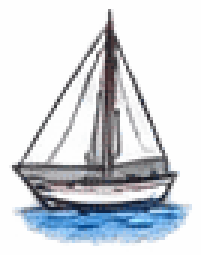
#> input picture assets/master/baat/fram-x.png, 67 x 85 px (shown 3 times larger); its folder holds only this picture in this run
$ python extract_master.py ../assets/master/baat/fram-x.png
#> lines starting #> are read from the running program, lines starting #| are printed output that depends on the picture; after the words box and inside, x2 and y2 are one past the last pixel; in counts of white or black regions, pixels touching at a corner belong together
### tools/slice_sheets.py
"""Skjer ressurs-arka opp i einskilde sprites med gjennomsiktig bakgrunn.

Arka er teikningar på papir. Vi finn kvar teikning ved å utvide blekket til
samanhengande flekkar, og skriv ut ein trimma PNG per flekk.
"""
import json
import sys
from pathlib import Path

import numpy as np
from PIL import Image

SCALE = 4  # nedskalering før flekk-søk


def mask_of(im, thr=243):
#> called with thr = 243
    a = np.asarray(im.convert('RGB')).astype(np.int16)
    # blekk = alt som ikkje er nær papirkvitt
    return a.min(axis=2) < thr
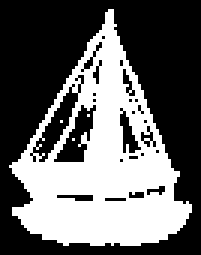
#> returned value: shape (85, 67) bool (shown 3 times larger); 40% white; 4 white regions (3 under 20 px), largest, box (x1, y1, x2, y2) and area: (3, 3, 64, 82) 2275


def block_max(m, k):
#> called with k = 4
    h, w = m.shape
    h2, w2 = h // k * k, w // k * k
    return m[:h2, :w2].reshape(h2 // k, k, w2 // k, k).max(axis=(1, 3))


def dilate(m, n):
#> called with m = array of shape (21, 16), n = 0
    for _ in range(n):
        out = m.copy()
        out[1:, :] |= m[:-1, :]
        out[:-1, :] |= m[1:, :]
        out[:, 1:] |= m[:, :-1]
        out[:, :-1] |= m[:, 1:]
        m = out
#> this loop made 0 passes
    return m


def components(m):
    """Enkel flood fill; m er lita, så dette held."""
    h, w = m.shape
#> h = 21; w = 16
    lab = np.zeros((h, w), np.int32)
    boxes = []
    cur = 0
#> cur = 0
    for y0 in range(h):
        for x0 in range(w):
            if not m[y0, x0] or lab[y0, x0]:
                continue
            cur += 1
            stack = [(y0, x0)]
            lab[y0, x0] = cur
            miny = maxy = y0
            minx = maxx = x0
            n = 0
            while stack:
                y, x = stack.pop()
                n += 1
                if y < miny: miny = y
                if y > maxy: maxy = y
                if x < minx: minx = x
                if x > maxx: maxx = x
                for dy, dx in ((1, 0), (-1, 0), (0, 1), (0, -1)):
                    ny, nx = y + dy, x + dx
                    if 0 <= ny < h and 0 <= nx < w and m[ny, nx] and not lab[ny, nx]:
                        lab[ny, nx] = cur
                        stack.append((ny, nx))
            boxes.append({'id': cur, 'box': (minx, miny, maxx, maxy), 'px': n})
    return boxes


def tight(mask, box, pad=3):
    x0, y0, x1, y1 = box
    sub = mask[y0:y1 + 1, x0:x1 + 1]
    ys = np.where(sub.any(axis=1))[0]
    xs = np.where(sub.any(axis=0))[0]
    if not len(ys) or not len(xs):
        return None
    b = (int(x0 + xs[0] - pad), int(y0 + ys[0] - pad), int(x0 + xs[-1] + 1 + pad), int(y0 + ys[-1] + 1 + pad))
    return (max(0, b[0]), max(0, b[1]), min(mask.shape[1], b[2]), min(mask.shape[0], b[3]))


def find_parts(path, grow=3, min_px=60):
    im = Image.open(path).convert('RGB')
    mask = mask_of(im)
    small = dilate(block_max(mask, SCALE), grow)
    parts = []
    for c in components(small):
        if c['px'] < min_px:
            continue
        x0, y0, x1, y1 = c['box']
        b = tight(mask, (x0 * SCALE, y0 * SCALE, min(mask.shape[1] - 1, (x1 + 1) * SCALE), min(mask.shape[0] - 1, (y1 + 1) * SCALE)))
        if b:
            parts.append({'box': b, 'w': b[2] - b[0], 'h': b[3] - b[1], 'px': int(c['px'])})
#> this loop made 1 pass
#> (c, b) on pass 1: ({'id': 1, 'box': (0, 0, 15, 20), 'px': 199}, (0, 0, 67, 85))
#> pass 1, in tight, `sub = mask[y0:y1 + 1, x0:x1 + 1]`:
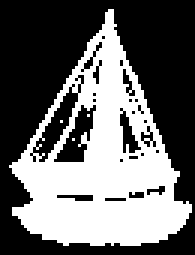
#> sub: shape (85, 65) bool (shown 3 times larger); 41.2% white; 4 white regions (3 under 20 px), largest, box (x1, y1, x2, y2) and area: (3, 3, 64, 82) 2275
#> after the loop, parts = 1 item
    # les i rader: sorter på y, grupper, så på x
    parts.sort(key=lambda p: p['box'][1])
    rows = []
    for p in parts:
        placed = False
        for r in rows:
            if abs(p['box'][1] - r[0]['box'][1]) < 70:
                r.append(p)
                placed = True
                break
        if not placed:
            rows.append([p])
#> this loop made 1 pass
#> p on pass 1: {'box': (0, 0, 67, 85), 'w': 67, 'h': 85, 'px': 199}
#> after the loop, rows = 1 item
    ordered = []
    for r in rows:
        r.sort(key=lambda p: p['box'][0])
        ordered.extend(r)
#> this loop made 1 pass
#> after the loop, ordered = 1 item
    return im, mask, ordered


# [23 lines left out: functions cut, debug_sheet, not called in this run]


# [6 lines that do not run on import are left out]

### tools/extract_assets.py
"""Skjer dei fem ressurs-arka opp i namngjevne sprites med gjennomsiktig papir.

Bilettekstane under kvar teikning blir kutta vekk, og ramma og overskrifta
blir hoppa over. Resultatet hamnar i assets/ saman med eit manifest.
"""
import json
import sys
from pathlib import Path

import numpy as np
from PIL import Image

sys.path.insert(0, str(Path(__file__).parent))
from slice_sheets import mask_of, find_parts, cut  # noqa: E402

OUT = Path('assets')

SHEETS = {
    'objekt': {
        'file': '2dfe518b-image.png',
        'names': [
            'krone', 'stokk', 'gummistovel', 'hjarte', 'stjerne',
            'mikrofon', 'talarstol', 'statsradsmappe', 'flagg', 'medalje',
            'skraband', 'paraply', 'mobil', 'avis', 'seglarhanske',
            'sira', 'kongeskipet', 'pacemaker', 'kaffikopp', 'blomsterbukett',
        ],
    },
    'folk': {
        'file': 'b5c59fd1-image.png',
        'names': [
            'barn', 'eldre-dame', 'mann-med-flagg', 'turist', 'ungdom', 'bunadperson',
            'skeptikar', 'jublande', 'fotograf', 'to-barn', 'eldre-herre', 'oslobuar',
            'bolgjer', 'applaus', 'hjarte-lite', 'tommel-opp', 'tommel-ned',
            'svettedrope', 'sinne-sky', 'smilefjes',
            'vinkehand', 'balkong', 'lite-flagg', 'hurra',
        ],
    },
    'fiende': {
        'file': 'eb048156-image.png',
        'names': [
            'journalist', 'paparazzi', 'avisframside', 'tv-debatt',
            'kommentarfelt', 'demonstrant', 'republikanar', 'sladrespalte',
            'some-storm', 'kongehusbrak', 'skandalesky', 'regnstorm',
            'vakt', 'radgivar', 'sjaman', 'utropsteikn',
        ],
    },
    'ui': {
        'file': '2bbeef06-image.png',
        'names': [
            'logo', 'startknapp', 'vinkknapp',
            'pause', 'restart', 'innstillingar', 'lyd-pa', 'lyd-av',
            'panel-feil', 'panel-ok',
            'folk-lag', 'folk-middels', 'folk-hog',
            'verd-lag', 'verd-middels', 'verd-hog',
            'arstal', 'poeng', 'taleboble', 'tankeboble', 'lasting',
            # dei to siste hjarta i rada står så tett at dei blir eitt utsnitt
            'liv-full', 'liv-full2', 'liv-par', 'liv-tom', 'liv-tom2',
        ],
    },
    'harald': {
        'file': '28525ffe-image.png',
        'names': [
            'harald-baby', 'harald-barn', 'harald-prins', 'harald-galla', 'harald-vinkar', 'harald-talarstol',
            'harald-gaar-venstre', 'harald-gaar-hogre', 'harald-bekymra', 'harald-glad', 'harald-stovlar', 'harald-stokk',
            'harald-gamal', 'harald-balkong', 'harald-sira', 'harald-avis', 'harald-siger', 'harald-gameover',
        ],
    },
    'hero': {
        'file': '0bf9ad44-image.png',
        'names': None,  # heile banneret, pluss dei største bitane
    },
}


# Nokre målar-utsnitt fekk med seg overskrifta over teikninga.
BOX_OVERRIDE = {
    'folk-hog': (688, 858, 955, 949),
    'verd-lag': (86, 1024, 320, 1153),
    'verd-middels': (405, 1030, 631, 1156),
}

HERO_CROPS = {
    'harald': (628, 196, 1046, 912),
    'folkemengd': (1000, 620, 1330, 830),
    'paparazzi-flokk': (1052, 196, 1352, 420),
}


# [14 lines left out: function is_caption, not called in this run]


def row_gaps(mask, box, min_gap=4):
    x0, y0, x1, y1 = box
    rows = mask[y0:y1, x0:x1].any(axis=1)
    gaps = []
    run = 0
    for i, r in enumerate(rows):
        if not r:
            run += 1
        else:
            if run >= min_gap:
                gaps.append((i - run, i))
            run = 0
    return gaps


def strip_caption(im, mask, box):
    """Kutt vekk tekstlinjer som heng over eller under teikninga."""
    for _ in range(3):
        x0, y0, x1, y1 = box
        gaps = row_gaps(mask, box)
        if not gaps:
            break
        changed = False
        # tekst under
        for g0, g1 in reversed(gaps):
            tail = (x0, y0 + g1, x1, y1)
            if (y1 - (y0 + g1)) <= 90 and is_caption(im, mask, tail):
                box = (x0, y0, x1, y0 + g0)
                changed = True
                break
        if changed:
            continue
        # tekst over
        x0, y0, x1, y1 = box
        for g0, g1 in gaps:
            head = (x0, y0, x1, y0 + g0)
            if g0 <= 90 and is_caption(im, mask, head):
                box = (x0, y0 + g1, x1, y1)
                changed = True
                break
        if not changed:
            break
    return box


# [4 lines left out: function gap_between, not called in this run]


def merge_fragments(boxes, near=18, small=6000):
    """Sy saman bitar som openbert høyrer til same teikning."""
    boxes = list(boxes)
    changed = True
    while changed:
        changed = False
        for i in range(len(boxes)):
            for j in range(len(boxes)):
                if i == j:
                    continue
                a, b = boxes[i], boxes[j]
                area_a = (a[2] - a[0]) * (a[3] - a[1])
                area_b = (b[2] - b[0]) * (b[3] - b[1])
                # ein liten bit høyrer til ei stor teikning, eller to smular
                # er to bitar av same vesle ikon
                pair = area_b < 0.35 * area_a or (area_a < 1600 and area_b < 1600)
                if area_b < small and pair and gap_between(a, b) <= near:
                    boxes[i] = (min(a[0], b[0]), min(a[1], b[1]), max(a[2], b[2]), max(a[3], b[3]))
                    boxes.pop(j)
                    changed = True
                    break
            if changed:
                break
    return boxes


def reading_order(boxes):
    """Sorter som ein les: rader etter midtlinja, så venstre mot høgre."""
    if not boxes:
        return boxes
    heights = sorted((b[3] - b[1]) for b in boxes)
    tol = max(30, heights[len(heights) // 2] * 0.55)
    rows = []
    for b in sorted(boxes, key=lambda b: (b[1] + b[3]) / 2):
        cy = (b[1] + b[3]) / 2
        if rows and abs(cy - rows[-1][0]) < tol:
            rows[-1][1].append(b)
        else:
            rows.append([cy, [b]])
    out = []
    for _, r in rows:
        r.sort(key=lambda b: b[0])
        out.extend(r)
    return out


def parts_of(path, grow=3):
    im, mask, parts = find_parts(path, grow=grow)
#> parts = 1 item
    W, H = im.size
    keep = []
    for p in parts:
        x0, y0, x1, y1 = p['box']
        w, h = x1 - x0, y1 - y0
        if w > W * 0.9 and h > H * 0.9:
            continue  # ramma rundt arket
        if y1 < H * 0.12:
            continue  # overskrifta
        if is_caption(im, mask, p['box']):
            continue
        box = strip_caption(im, mask, p['box'])
        if box[2] - box[0] < 18 or box[3] - box[1] < 18:
            continue
        keep.append(box)
#> this loop made 1 pass
#> (p, w, h) on pass 1: ({'box': (0, 0, 67, 85), 'w': 67, 'h': 85, 'px': 199}, 67, 85)
#> after the loop, keep = []
    keep = merge_fragments(keep)
    # vrak små gråtone-restar (nummer og tekstbitar)
    out = []
    for b in keep:
        w, h = b[2] - b[0], b[3] - b[1]
        a = np.asarray(im.crop(b).convert('RGB')).astype(np.int16)
        ink = a.min(axis=2) < 200
        sat = float((a.max(axis=2) - a.min(axis=2))[ink].mean()) if ink.sum() else 0
        if w * h < 3000 and sat < 6:
            continue
        if w < 24 or h < 24:
            continue
        out.append(b)
#> after the loop, out = []
    return im, mask, reading_order(out)


# [30 lines left out: function main, not called in this run]


# Sprites blir aldri viste større enn nokre hundre piksler, så vi krympar og
# kvantiserer. Det tek pakka frå ~7,6 MB til ~1,1 MB utan synleg tap.
MAXDIM = {'hero-banner': 1200}
DEFAULT_MAX = 420


# [28 lines left out: functions shrink, make_blank_plank, not called in this run]


# [2 lines that do not run on import are left out]

### tools/extract_master.py
"""Skjer det store master-arket (game_assets_master.jpg) opp i namngjevne sprites.

Arket er tettpakka: nokre rader heng saman i blekket, så dei blir skorne som
rutenett i staden, og kvar celle trimma til si eiga teikning.
"""
import json
import sys
from pathlib import Path

import numpy as np
from PIL import Image

sys.path.insert(0, str(Path(__file__).parent))
from slice_sheets import mask_of, cut, tight  # noqa: E402
from extract_assets import parts_of, strip_caption  # noqa: E402

OUT = Path('assets/master')

# Delar som blir funne kvar for seg — indeks frå parts_of(grow=0) til namn.
AUTO = {
    0: 'merke/tittel-lockup',
    1: 'harald-sprite/still', 2: 'harald-sprite/gaa-venstre', 3: 'harald-sprite/gaa-hogre',
    4: 'harald-sprite/staa', 5: 'harald-sprite/vinke-1', 6: 'harald-sprite/vinke-2',
    7: 'harald-sprite/vinke-3', 8: 'harald-sprite/snakkar', 9: 'harald-sprite/ser-ned',
    10: 'harald-sprite/med-stokk', 11: 'harald-sprite/sitt', 12: 'harald-sprite/seglar',
    13: 'harald-sprite/i-baat',
    15: 'npc/sonja', 16: 'npc/durek', 17: 'npc/statsminister-ap', 18: 'npc/statsminister-h',
    19: 'npc/journalist', 20: 'npc/slottsvakt', 21: 'npc/folk', 22: 'npc/protestar', 23: 'npc/barn',
    26: 'stad/skaugum', 27: 'stad/fjord', 28: 'stad/stortinget', 29: 'stad/nidarosdomen',
    30: 'stad/seglbaat', 31: 'stad/kai', 32: 'stad/helikopter', 33: 'stad/utland',
    34: 'baat/sira', 35: 'baat/fram-x', 36: 'baat/kongeskipet', 37: 'baat/regatta', 38: 'baat/rib',
    49: 'hud/kalender', 50: 'hud/klokke',
    60: 'ui/dialogboble',
    61: 'kort/skandale', 62: 'kort/folkehyllest', 63: 'kort/statsrad', 64: 'kort/seiling',
    67: 'boble/veldig-bra', 68: 'boble/aa-nei',
    70: 'ui/tittelmeny', 71: 'ui/kart',
    73: 'panel/siger',
}

# Faste utsnitt der blekket heng saman eller delen ikkje blir funnen.
BOXES = {
    'stad/slottet': (5, 415, 100, 530),
    'stad/balkongen': (100, 415, 192, 530),
    'boble/folkefavoritt': (550, 725, 682, 765),
    'boble/tid-for-vink': (550, 765, 682, 805),
    'ui/effektar': (730, 812, 908, 1005),
    'panel/krona-fall-av': (915, 812, 1112, 1005),
    'ui/ikonsett': (1332, 812, 1522, 1005),
    'hud/maalar-folkekjaerleik': (20, 552, 262, 588),
    'hud/maalar-verdigheit': (20, 583, 262, 619),
    'hud/maalar-familie': (20, 614, 262, 650),
    'hud/maalar-presse': (20, 645, 262, 680),
    'hud/maalar-energi': (20, 676, 262, 712),
}

# Rader som heng saman i blekket. Kvar rad blir delt på blanke kolonnar
# (mode 'runs') eller i like breie felt (mode 'even') når teikningane rører kvarandre.
GRIDS = [
    ('harald-alder', [(190, 302)], 'runs', 4,
     ['baby', 'gut', 'kadett', 'ung-dress', 'vaksen-dress', 'galla', 'galla-orden',
      'regnfrakk', 'gamal-boblejakke', 'gamal-stokk'], (20, 675)),
    ('fjes', [(322, 368)], 'runs', 4,
     ['noytral', 'smil', 'godt-smil', 'tenkjer', 'uroleg', 'treytt', 'blid', 'alvorleg',
      'lita-vits', 'sur'], (20, 675)),
    ('ting', [(405, 470), (478, 534)], 'runs', 3,
     ['krone', 'stokk', 'gummistovel', 'regnjakke', 'seglarcaps', 'statsradsmappe',
      'mikrofon', 'blomster', 'flagg', 'brevet', 'kake', 'medalje'], (1210, 1530)),
    ('humor', [(740, 802)], 'even', 7,
     ['minus3', 'minus2', 'minus1', 'null', 'pluss1', 'pluss2', 'pluss3'], (32, 277)),
    ('vaer', [(565, 624), (626, 692)], 'runs', 3,
     ['sol', 'lettsky', 'regn', 'tore', 'sno', 'vind'], (510, 690)),
    ('ikon', [(816, 850), (852, 888), (890, 926), (928, 968)], 'runs', 3,
     ['hjarte', 'stjerne', 'familie', 'kamera', 'lyn', 'krone', 'kalender', 'klokke',
      'kartnaal', 'konvolutt', 'avis', 'sluk', 'fly', 'seglbaat', 'jolle', 'anker'], (1330, 1520)),
]


# [20 lines left out: function col_runs, not called in this run]


def tight_to_drawing(im, mask, box):
    """Snevr inn til sjølve teikninga: start i det fargelagde, og veks ut så
    lenge blekket heng saman. Bilettekstane står med eit tomt band imellom,
    og fell difor utanfor."""
    x0, y0, x1, y1 = box
    a = np.asarray(im.crop(box).convert('RGB')).astype(np.int16)
    ink = mask[y0:y1, x0:x1]
    colour = ((a.max(axis=2) - a.min(axis=2)) > 28) & ink
    if colour.sum() < 25:
        return None
    rows = ink.any(axis=1)
    cols = ink.any(axis=0)
    cr = np.where(colour.any(axis=1))[0]
    cc = np.where(colour.any(axis=0))[0]
    r0, r1 = int(cr[0]), int(cr[-1])
    c0, c1 = int(cc[0]), int(cc[-1])
    while r0 > 0 and rows[r0 - 1]:
        r0 -= 1
    while r1 < len(rows) - 1 and rows[r1 + 1]:
        r1 += 1
    while c0 > 0 and cols[c0 - 1]:
        c0 -= 1
    while c1 < len(cols) - 1 and cols[c1 + 1]:
        c1 += 1
    pad = 3
    return (max(0, x0 + c0 - pad), max(0, y0 + r0 - pad),
            min(im.size[0], x0 + c1 + 1 + pad), min(im.size[1], y0 + r1 + 1 + pad))


# Kategoriar der utsnittet er ei einskild teikning med bilettekst under.
DRAWING_PREFIXES = ('ting/', 'stad/', 'baat/', 'npc/', 'fjes/', 'harald-alder/',
                    'harald-sprite/', 'ikon/', 'vaer/')


def save(im, mask, box, name, manifest):
    b = tight(mask, box, pad=3) or box
    b = strip_caption(im, mask, b)
    b = tight(mask, b, pad=3) or b
    if name.startswith(DRAWING_PREFIXES):
        b = tight_to_drawing(im, mask, b) or b
    path = OUT / (name + '.png')
    path.parent.mkdir(parents=True, exist_ok=True)
    cut(im, mask, b, path)
    manifest[name] = {'box': list(b), 'w': b[2] - b[0], 'h': b[3] - b[1]}


def main(src):
    im, mask, boxes = parts_of(src, grow=0)
#> boxes = []
    print(f'fann {len(boxes)} delar automatisk')
#| fann 0 delar automatisk
    OUT.mkdir(parents=True, exist_ok=True)
    manifest = {}

    for i, name in AUTO.items():
        if i < len(boxes):
            save(im, mask, boxes[i], name, manifest)

    for name, box in BOXES.items():
        save(im, mask, box, name, manifest)
#> this loop made 1 pass

    for prefix, bands, mode, arg, names, (x0, x1) in GRIDS:
        idx = 0
        per_band = len(names) // len(bands)
        for (y0, y1) in bands:
            want = names[idx:idx + per_band]
            if mode == 'runs':
                cols = col_runs(mask, x0, x1, y0, y1, arg)
                if len(cols) > len(want):
                    # vrak smulane: overskriftsrestar og enkeltstrekar
                    cols = sorted(sorted(cols, key=lambda c: -(c[1] - c[0]))[:len(want)])
                if len(cols) != len(want):
                    print(f'  !! {prefix} {y0}-{y1}: fann {len(cols)} felt, venta {len(want)}')
            else:
                step = (x1 - x0) / arg
                cols = [(round(x0 + i * step), round(x0 + (i + 1) * step)) for i in range(arg)]
            for name, (cx0, cx1) in zip(want, cols):
                save(im, mask, (cx0, y0, cx1, y1), f'{prefix}/{name}', manifest)
            idx += per_band

    (OUT / 'manifest.json').write_text(json.dumps(manifest, indent=1, ensure_ascii=False))
    print(f'skreiv {len(manifest)} ressursar til {OUT}')
    shrink_dir(OUT)


# [11 lines left out: function shrink_dir, not called in this run]


if __name__ == '__main__':
#> (the run stopped early here; a loop or call above may not have finished)
